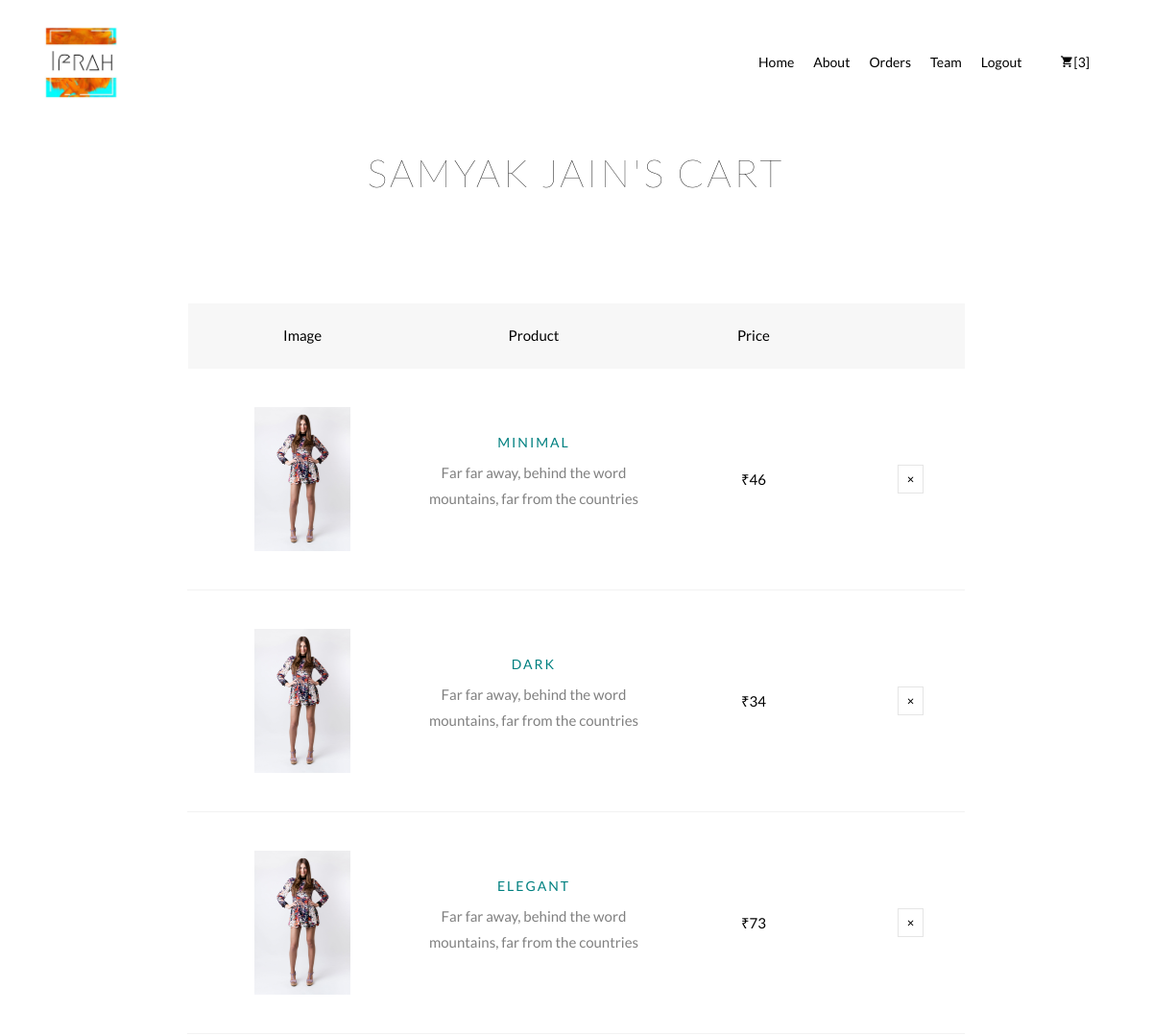
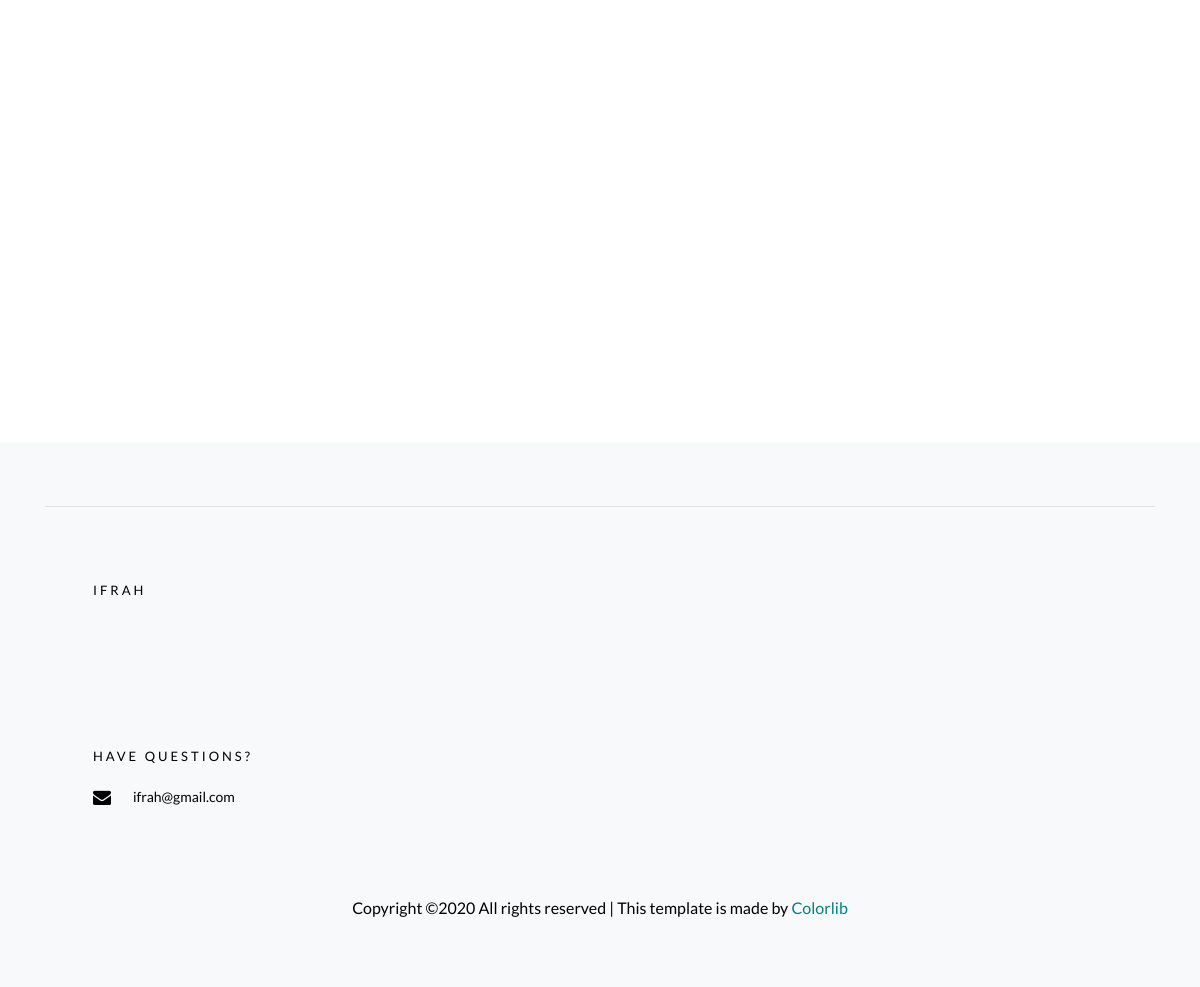
The page /gallery/checkout (signed in) on the database its author committed (2 pictures, top to bottom).
### Gallery/models.py (models this page shows, shortened)
class Cart(models.Model):
    user = models.OneToOneField(User,on_delete=models.CASCADE)
    paintings =  models.ManyToManyField(Painting,related_name='c_paintings')

class UserProfile(models.Model):
    name = models.CharField(max_length=264)
    address = models.CharField(max_length=528)
    pincode = models.BigIntegerField()
    city = models.CharField(max_length=264)
    email = models.EmailField()
    user = models.OneToOneField(User,on_delete=models.CASCADE)

class Painting(models.Model):
    category = models.CharField(max_length=264)
    artist = models.CharField(max_length=264)
    price = models.IntegerField()
    height = models.IntegerField()
    width = models.IntegerField()
    medium = models.CharField(max_length=264)
    sold = models.BooleanField(default=False)

### Gallery/views.py (the view)
# urls.py: path('checkout',views.Checkout.as_view(),name='checkout'),
class Checkout(APIView):
    @method_decorator(login_required)
    def get(self,request):
        user = request.user
        paintings = user.cart.paintings.all()
        bill = 0
        for painting in paintings:
            bill += painting.price
        return render(request,'Gallery/checkout.html',{'paintings':paintings,'bill':bill})

### Gallery/templates/Gallery/checkout.html (shortened to what this page needs)
{% extends 'Gallery/base.html' %}
{% block content %}
{% if user.cart.paintings.all|length != 0 %}
<div style="padding-top:150px;"class="hero-wrap hero-bread" style="background-image: url('images/bg_6.jpg');">
      <div class="container">
        <div class="row no-gutters slider-text align-items-center justify-content-center">
          <div class="col-md-9 ftco-animate text-center">
            <h1 class="mb-0 bread">{{ user.userprofile.name }}'s Cart</h1>
          </div>
        </div>
      </div>
    </div>
		<section style="padding: 0"class="ftco-section ftco-cart">
			<div style="width: 70%"class="container">
				<div class="row">
    			<div class="col-md-12 ftco-animate">
    				<div class="cart-list">
	    				<table class="table">
						    <thead class="thead-primary">
						      <tr class="text-center">
						        <th>Image</th>
						        <th>Product</th>
						        <th>Price</th>
						        <th style="max-width: 20px"></th>
						      </tr>
						    </thead>
						    <tbody>
                  {% for painting in paintings %}
						      <tr class="text-center">
						        <td style="max-width: 50px;" class="image-prod"><div class="img" style="background-image:url(/static/images/product-3.jpg);"></div></td>
						        <td class="product-name">
						        	<h3><a href="{% url 'viewDetails' painting.id %}">{{ painting.category }}</a></h3>
						        	<p>Far far away, behind the word mountains, far from the countries</p>
						        </td>
						        <td class="price">₹{{ painting.price }}</td>
                    <td class="product-remove"><a href="{% url 'removeFromCart' painting.id %}"><span class="ion-ios-close"></span></a></td>
						      </tr>
{% endfor %}
						    </tbody>
						  </table>
					  </div>
    			</div>
    		</div>
    		<div class="row justify-content-end">
    		</div>
			</div>
		</section>
  {% endif %}
    <br>
    <br>
{% endblock %}

### Gallery/templates/Gallery/base.html (shortened to what this page needs)
{% load static %}
<!DOCTYPE html>
<html lang="en">
  <head>
    <link rel="stylesheet" href="{% static 'css/open-iconic-bootstrap.min.css' %}" >
    <link rel="stylesheet" href="{% static 'css/animate.css' %}" >
    <link rel="stylesheet" href="{% static 'css/owl.carousel.min.css' %}" >
    <link rel="stylesheet" href="{% static 'css/owl.theme.default.min.css' %}" >
    <link rel="stylesheet" href="{% static 'css/magnific-popup.css' %}" >
    <link rel="stylesheet" href="{% static 'css/aos.css' %}" >
    <link rel="stylesheet" href="{% static 'css/ionicons.min.css' %}" >
    <link rel="stylesheet" href="{% static 'css/bootstrap-datepicker.css' %}" >
    <link rel="stylesheet" href="{% static 'css/jquery.timepicker.css' %}" >
    <link rel="stylesheet" href="{% static 'css/flaticon.css' %}" >
    <link rel="stylesheet" href="{% static 'css/icomoon.css' %}" >
    <link rel="stylesheet" href="{% static 'css/style.css' %}" >
  </head>
  <body>
    <nav style="margin-bottom: 50px;"class="navbar navbar-expand-lg navbar-dark ftco_navbar bg-dark ftco-navbar-light" id="ftco-navbar">
	    <div class="container">
	      <a class="navbar-brand" href="{% url 'home' %}"><img width="80px" height=" 80px"src="{% static 'images/Ifrah.jpeg' %}"></a>
	      <div class="collapse navbar-collapse" id="ftco-nav">
	        <ul class="navbar-nav ml-auto">
	          <li class="nav-item active"><a href="{% url 'home' %}" class="nav-link">Home</a></li>
            <li class="nav-item active"><a href="{% url 'about' %}" class="nav-link">About</a></li>
            <li class="nav-item active"><a href="{% url 'viewOrders' %}" class="nav-link">Orders</a></li>
            <li class="nav-item active"><a href="{% url 'team' %}" class="nav-link">Team</a></li>
            <li class="nav-item active"><a href="{% url 'logout' %}" class="nav-link">Logout</a></li>
	          <li class="nav-item cta cta-colored"><a style="padding-left:20px;border-radius: 20px;" href="{% url 'checkout' %}" class="nav-link"><span class="icon-shopping_cart"></span>[{{ user.cart.paintings.all | length }}]</a></li>
	        </ul>
	      </div>
	    </div>
	  </nav>
    {% block content %}{% endblock content %}
    <footer class="ftco-footer bg-light ftco-section">
        <div class="container">
          <hr>
          <br>
          <br>
          <div class="row mb-5">
            <div class="col-md">
              <div class="ftco-footer-widget mb-4 ml-md-5">
                <h2 class="ftco-heading-2">Ifrah</h2>
                <ul class="ftco-footer-social list-unstyled mt-5">
                </ul>
                <h2 class="ftco-heading-2">Have Questions?</h2>
              <div class="block-23 mb-3">
                  <ul>
                    <li><a href="#"><span class="icon icon-envelope"></span><span class="text">ifrah@gmail.com</span></a></li>
                  </ul>
                </div>
              </div>
            </div>
          </div>
          <div class="row">
            <div class="col-md-12 text-center">
              <p>
  						  Copyright &copy;<script>document.write(new Date().getFullYear());</script> All rights reserved | This template is made by <a href="https://colorlib.com" target="_blank">Colorlib</a>
  						</p>
            </div>
          </div>
        </div>
      </footer>
    </body>
  </html>

### Ifrah/static/css/icomoon.css (style rules this page uses)
[class^="icon-"], [class*=" icon-"] { font-family: 'icomoon' !important; speak: none; font-style: normal; font-weight: normal; font-variant: normal; text-transform: none; line-height: 1; -webkit-font-smoothing: antialiased; -moz-osx-font-smoothing: grayscale; }
.icon-envelope:before { content: "\f0e0"; }
.icon-shopping_cart:before { content: "\e8cc"; }

### rows shown on the page
Painting: category "MINIMAL", price "46"
Painting: category "DARK", price "34"
Painting: category "ELEGANT", price "73"

### other values the page prints
{{ user.cart.paintings.all | length }} "3"
{{ user.userprofile.name }} "SAMYAK JAIN"
